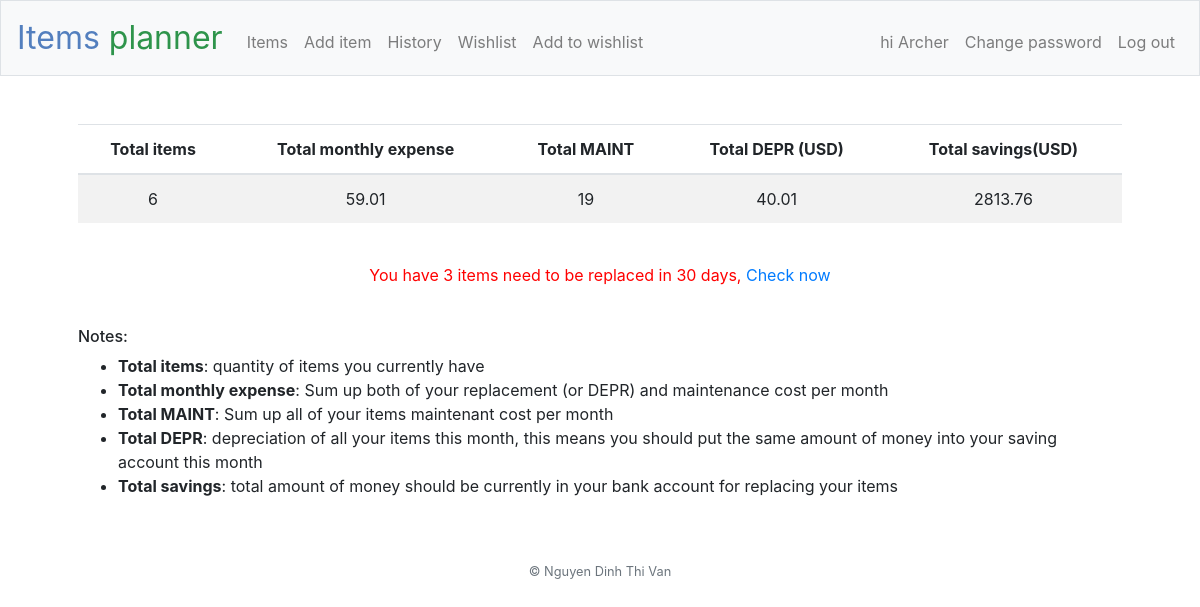
The page / (signed in) on the database its author committed.
### tables this page shows
CREATE TABLE users (id INTEGER, username TEXT NOT NULL, hash TEXT NOT NULL, item_quantity INTEGER NOT NULL DEFAULT 0, total_depr NUMERIC NOT NULL DEFAULT 0.00, total_savings NUMERIC NOT NULL DEFAULT 0.00, items_repl INTEGER NOT NULL DEFAULT 0, all_items_maint NUMERIC NOT NULL DEFAULT 0.00, monthly_total NUMERIC NOT NULL DEFAULT 0.00, PRIMARY KEY (id));

### application.py (the view)
@app.route("/")
def index():
    if not session.get("user_id"):
        return render_template("index2.html")
    else:
        today = str(date.today())
        items = db.execute("SELECT * FROM items WHERE user_id = ?", session['user_id'])
        for item in items:
            bought = item['bought']
            price = item['price']
            depr_per_month = item['depreciation_per_month']
            used = int((days_between(bought, today))/30)
            book_value = round(float(price) - (depr_per_month * used), 2)
            savings = depr_per_month * used
            expire = days_between(item['should_replace'], today)
            if expire >= 0:
                depr_per_month = 0
                book_value = 0
                savings = price
            db.execute("UPDATE items SET used = ?, depreciation_per_month = ?, book_value = ?, savings_should_have = ? WHERE id = ? AND user_id = ?",
                        used, depr_per_month, book_value, savings, item['id'], session['user_id'])
        new_items = db.execute("SELECT * FROM items WHERE user_id = ?", session['user_id'])
        quantity = len(new_items)
        total_savings = 0
        total_depr = 0
        items_repl = 0
        all_items_maint = 0
        for item in new_items:
            total_savings += item['savings_should_have']
            total_depr += item['depreciation_per_month']
            all_items_maint += item['maint']
            if int(days_between(today, item['should_replace'])) <= 30:
                items_repl += 1
        total_savings = round(total_savings, 2)
        total_depr = round(total_depr, 2)
        all_items_maint = round(all_items_maint, 2)
        monthly_total = round(total_depr + all_items_maint, 2)
        db.execute("UPDATE users SET item_quantity = ?, monthly_total = ?, all_items_maint = ?, total_depr = ?, total_savings = ?, items_repl = ? WHERE id = ?",
                    quantity, monthly_total, all_items_maint, total_depr, total_savings, items_repl, session['user_id'])
        user = db.execute("SELECT * FROM users WHERE id = ?", session['user_id'])
        return render_template("index.html", user=user)

### helpers.py (called while the page is built)
def days_between(d1, d2):
    d1 = datetime.strptime(d1, '%Y-%m-%d')
    d2 = datetime.strptime(d2, '%Y-%m-%d')
    return (d2 - d1).days

### templates/index.html (shortened to what this page needs)
{% extends "layout.html" %}
{% block main %}
    <div class="container p-5">
        <table class="table table-striped">
            <thead>
                <tr>
                    <th>Total items</th>
                    <th>Total monthly expense</th>
                    <th>Total MAINT</th>
                    <th>Total DEPR (USD)</th>
                    <th>Total savings(USD)</th>
                </tr>
            </thead>
            <tbody>
                {% for item in user %}
                    <tr>
                        <td>{{ item['item_quantity'] }}</td>
                        <td>{{ item['monthly_total'] }}</td>
                        <td>{{ item['all_items_maint'] }}</td>
                        <td>{{ item['total_depr'] }}</td>
                        <td>{{ item['total_savings'] }}</td>
                    </tr>
                {% endfor %}
            </tbody>
        </table>
        {% if user[0]['items_repl'] > 0 %}
            <div style="color: red; margin-top: 40px">
                You have
                {% if user[0]['items_repl'] == 1 %}
                    an item
                {% else %}
                    {{ user[0]['items_repl'] }} items
                {% endif %}
                need to be replaced in 30 days, <a href="/items_repl">Check now</a>
            </div>
        {% endif %}
        <div style="text-align: left; margin-top: 40px">
            <h6>Notes: </h6>
            <ul>
                <li><strong>Total items</strong>: quantity of items you currently have</li>
                <li><strong>Total monthly expense</strong>: Sum up both of your replacement (or DEPR) and maintenance cost per month</li>
                <li><strong>Total MAINT</strong>: Sum up all of your items maintenant cost per month</li>
                <li><strong>Total DEPR</strong>: depreciation of all your items this month, this means you should put the same amount of money into your saving account this month</li>
                <li><strong>Total savings</strong>: total amount of money should be currently in your bank account for replacing your items</li>
            </ul>
        </div>
    </div>
{% endblock %}

### templates/layout.html (shortened to what this page needs)
<!DOCTYPE html>
<html lang="en">
    <head>
        <link rel="stylesheet" href="https://cdn.jsdelivr.net/npm/bootstrap@4.5.3/dist/css/bootstrap.min.css">
        <link href="/static/styles.css" rel="stylesheet">
    </head>
    <body>
        <nav class="navbar navbar-expand-md navbar-light bg-light border">
            <a class="navbar-brand" href="/"><span class="blue">Items</span><span class="green"> planner</span></a>
            <div class="collapse navbar-collapse" id="navbar">
                {% if session.user_id %}
                    <ul class="navbar-nav mr-auto mt-2">
                        <li class="nav-item"><a class="nav-link" href="/items">Items</a></li>
                        <li class="nav-item"><a class="nav-link" href="/add_item">Add item</a></li>
                        <li class="nav-item"><a class="nav-link" href="/history">History</a></li>
                        <li class="nav-item"><a class="nav-link" href="/wishlist">Wishlist</a></li>
                        <li class="nav-item"><a class="nav-link" href="/add_wishlist">Add to wishlist</a></li>
                    </ul>
                    <ul class="navbar-nav m1-auto mt-2">
                        <li class="nav-link">hi {{ session['username'] }}</li>
                        <li class="nav-item"><a class="nav-link" href="/change_pass">Change password</a></li>
                        <li class="nav-item"><a class="nav-link" href="/logout">Log out</a></li>
                    </ul>
                {% else %}
                    <ul class="navbar-nav ml-auto mt-2">
                        <li class="nav-item"><a class="nav-link" href="/register">Register</a></li>
                    </ul>
                {% endif %}
            </div>
        </nav>
        <main>
            {% block main %}{% endblock %}
        </main>
        <footer class="small text-center text-muted">
            &#169; Nguyen Dinh Thi Van
        </footer>
    </body>
</html>

### static/styles.css (style rules this page uses)
nav .navbar-brand { font-size: xx-large; }
nav .navbar-brand .blue { color: #537fbe; }
nav .navbar-brand .green { color: #2e944b; }
main { overflow-x: auto; text-align: center; }

### rows shown on the page
users: username "Archer", item_quantity "6", monthly_total "59.01", all_items_maint "19", total_depr "40.01", total_savings "2813.76", items_repl "3"
